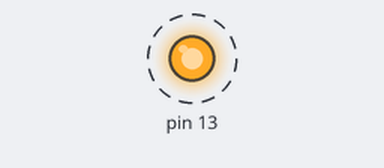
The sketch below on a simulated Arduino Uno, built with avr-gcc and run on an emulated ATmega328P. Shown: output pins drawn as LEDs (lit = HIGH). Dashed ring = blinking.

Above: at 0.05 s.
Timing chart, 0 to 3.0 s (numbered marks = the images above):
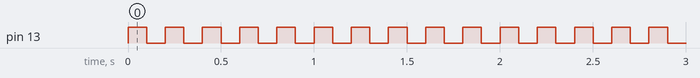

The sketch:

xbeeblinktest.ino
```cpp
int on = 0;

void setup() {
  Serial.begin(9600);


  pinMode(13, OUTPUT);
  digitalWrite(13, LOW);
}


void loop() {


  if (Serial.available()) {
    on = Serial.read();

    if (on == 1){
      digitalWrite(13, HIGH);
    }
    else{
      digitalWrite(13, LOW);
    }
  }
  else
  {
    if (digitalRead(13) == LOW)
    {
      digitalWrite(13, HIGH);
    }
    else
    {
      digitalWrite(13, LOW);
    }
  }
  delay(100);
}
```

Measured:
- by itself, pin 13: alternates HIGH for 0.10 s and LOW for 0.10 s
